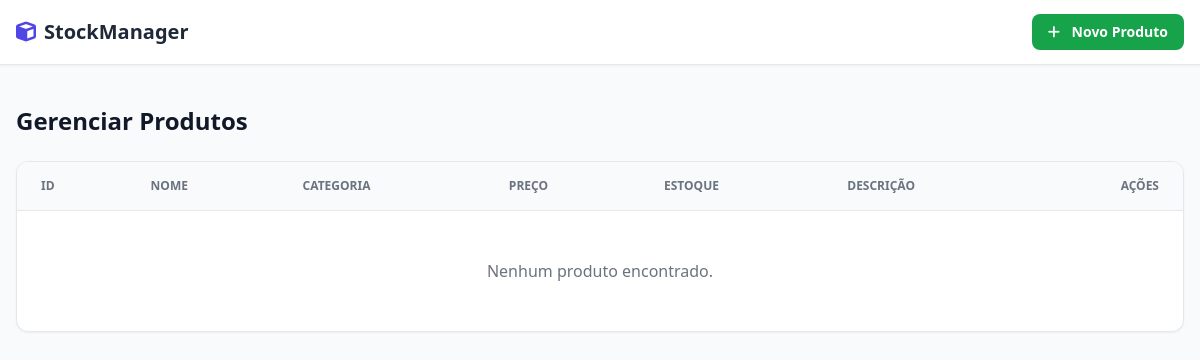
/produtos, run on an earlier commit of the app's database.
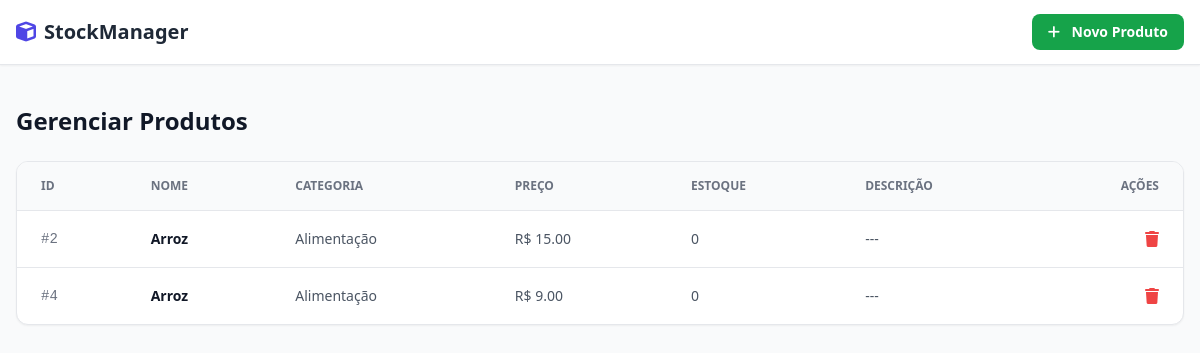
And on a later commit of the database.
### models.py (models this page shows, shortened)
class Produto(Base):
    __tablename__ = 'produtos'
    id = Column(Integer, primary_key=True, autoincrement=True)
    nome = Column(String, nullable=False)
    preco = Column(Numeric(10, 2), nullable=False)
    estoque = Column(Integer, nullable=False)
    descricao = Column(String, nullable=True)  # ✅ Adicione esta linha
    categoria_id = Column(Integer, ForeignKey('categorias.id'), nullable=False)
    categoria = relationship("Categoria", back_populates="produtos")

class Categoria(Base):
    __tablename__ = 'categorias'
    id = Column(Integer, primary_key=True, autoincrement=True)
    nome = Column(String, nullable=False)
    descricao = Column(String, nullable=True)
    produtos = relationship("Produto", back_populates="categoria")

### main.py (the view)
@app.get("/produtos")
def listar_produtos(request: Request, db: Session = Depends(get_db)):
    produtos = db.query(Produto).all()
    return templates.TemplateResponse(
        request, "produtos.html", {"request": request, "produtos": produtos}
    )

### templates/produtos.html (shortened to what this page needs)
<!DOCTYPE html>
<html lang="pt-br">
<head>
    <script src="https://cdn.tailwindcss.com"></script>
    <link rel="stylesheet" href="https://cdnjs.cloudflare.com/ajax/libs/font-awesome/6.0.0/css/all.min.css">
</head>
<body class="bg-gray-50">
    <nav class="bg-white shadow-sm border-b border-gray-200">
        <div class="max-w-7xl mx-auto px-4 flex justify-between h-16 items-center">
            <a href="/" class="flex items-center gap-2 font-bold text-xl text-gray-800">
                <i class="fa-solid fa-cube text-indigo-600"></i> StockManager
            </a>
            <a href="/produtos/cadastro" class="px-4 py-2 bg-green-600 hover:bg-green-700 text-white text-sm font-semibold rounded-lg">
                <i class="fa-solid fa-plus mr-2"></i> Novo Produto
            </a>
        </div>
    </nav>
    <main class="max-w-7xl mx-auto px-4 py-10">
        <h1 class="text-2xl font-bold text-gray-900">Gerenciar Produtos</h1>
        <div class="mt-6 bg-white rounded-xl shadow-sm border overflow-hidden">
            <table class="min-w-full divide-y divide-gray-200">
                <thead class="bg-gray-50">
                    <tr>
                        <th class="px-6 py-4 text-left text-xs font-semibold text-gray-500 uppercase">ID</th>
                        <th class="px-6 py-4 text-left text-xs font-semibold text-gray-500 uppercase">Nome</th>
                        <th class="px-6 py-4 text-left text-xs font-semibold text-gray-500 uppercase">Categoria</th>
                        <th class="px-6 py-4 text-left text-xs font-semibold text-gray-500 uppercase">Preço</th>
                        <th class="px-6 py-4 text-left text-xs font-semibold text-gray-500 uppercase">Estoque</th>
                        <th class="px-6 py-4 text-left text-xs font-semibold text-gray-500 uppercase">Descrição</th>
                        <th class="px-6 py-4 text-right text-xs font-semibold text-gray-500 uppercase">Ações</th>
                    </tr>
                </thead>
                <tbody class="divide-y divide-gray-200">
                    {% for produto in produtos %}
                    <tr class="hover:bg-gray-50">
                        <td class="px-6 py-4 text-sm text-gray-500 font-mono">#{{ produto.id }}</td>
                        <td class="px-6 py-4 text-sm font-bold text-gray-900">{{ produto.nome }}</td>
                        <td class="px-6 py-4 text-sm text-gray-600">{{ produto.categoria.nome }}</td>
                        <td class="px-6 py-4 text-sm text-gray-600">R$ {{ "%.2f"|format(produto.preco) }}</td>
                        <td class="px-6 py-4 text-sm text-gray-600">{{ produto.estoque }}</td>
                        <td class="px-6 py-4 text-sm text-gray-600">{{ produto.descricao or "---" }}</td>
                        <td class="px-6 py-4 text-right">
                            <a href="javascript:void(0)" onclick="confirmarExclusao('{{ produto.id }}')" class="text-red-500 hover:text-red-700">
                                <i class="fa-solid fa-trash"></i>
                            </a>
                        </td>
                    </tr>
                    {% else %}
                    <tr>
                        <td colspan="7" class="px-6 py-12 text-center text-gray-500">Nenhum produto encontrado.</td>
                    </tr>
                    {% endfor %}
                </tbody>
            </table>
        </div>
    </main>
</body>
</html>

What changed in the data, as far as the page shows it:
added Produto: id "2", nome "Arroz", categoria.nome "Alimentação", preco "15.00", estoque "0", descricao "---"
added Produto: id "4", nome "Arroz", categoria.nome "Alimentação", preco "9.00", estoque "0", descricao "---"
Also different on the page:
text no longer shown: "Nenhum produto encontrado."
